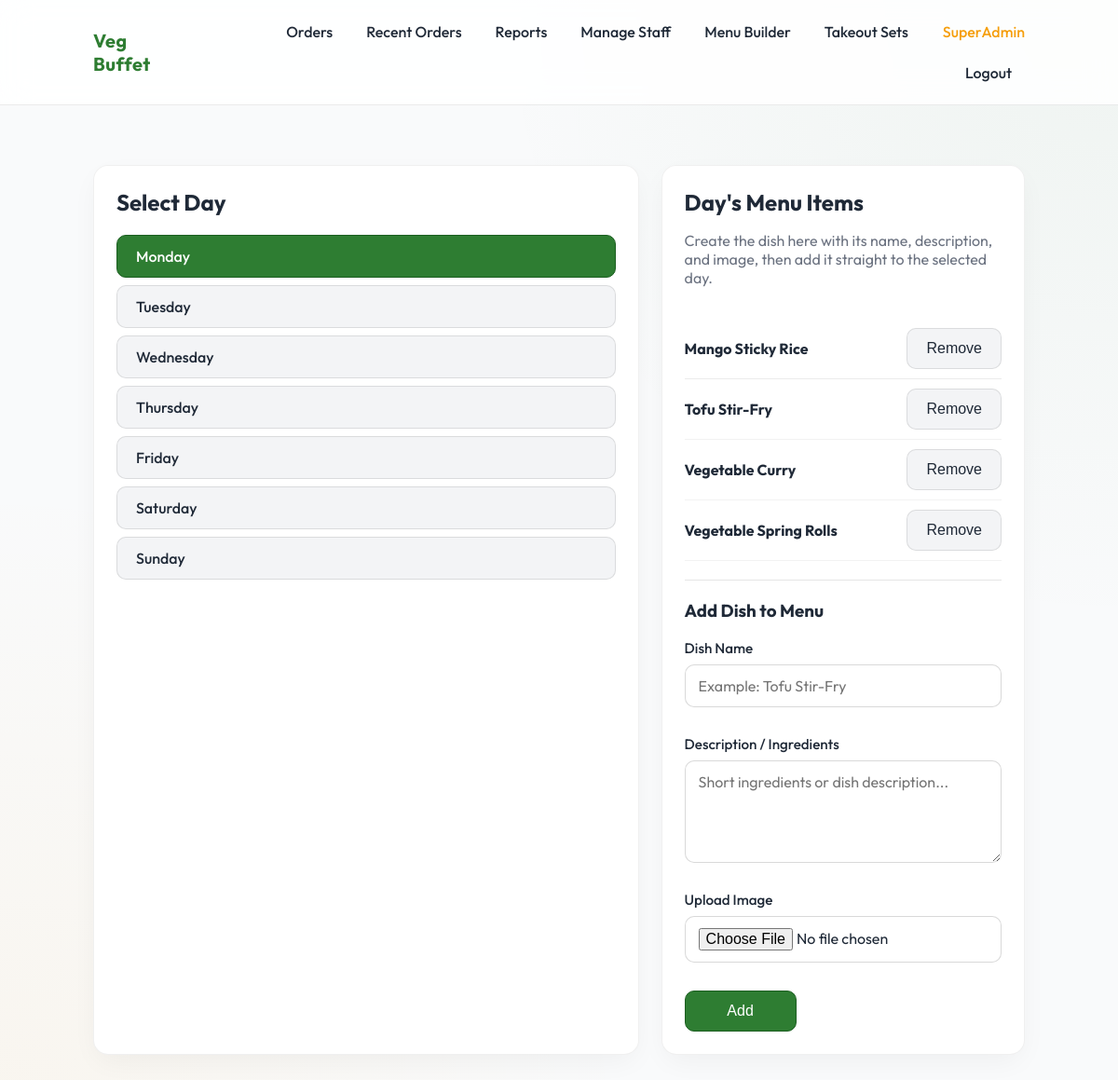
/admin/menu.php (signed in), run on an earlier commit of the app's database.
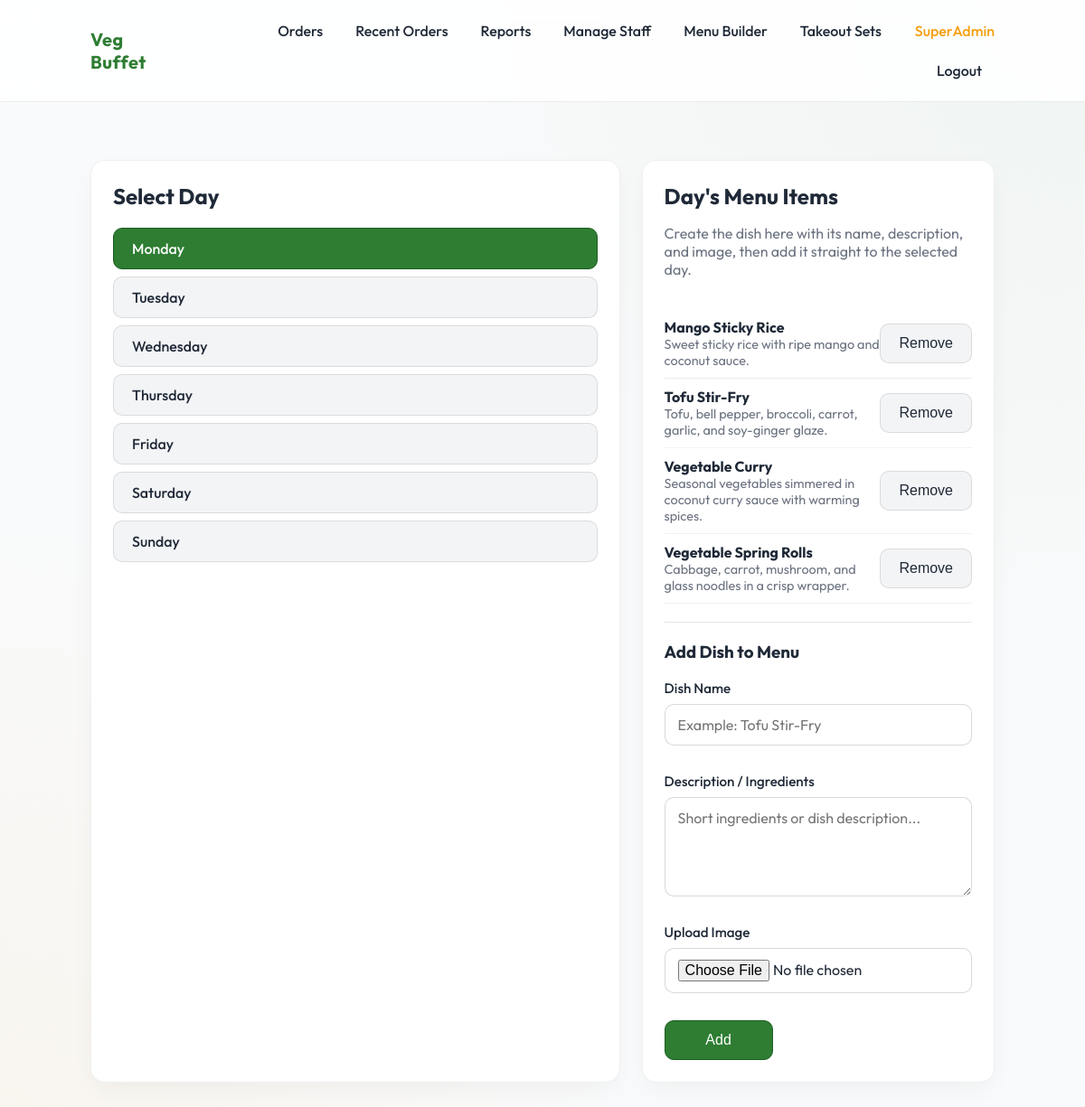
And on a later commit of the database.
### tables this page shows
create table if not exists DayMenuItem (
  dayMenuItemId int not null auto_increment,
  dayId int not null,
  dishId int not null,
  primary key (dayMenuItemId),
  unique key uq_day_dish (dayId, dishId),
  key idx_daymenu_day (dayId),
  key idx_daymenu_dish (dishId),
  constraint fk_daymenu_day
    foreign key (dayId) references Day(dayId)
    on delete cascade
    on update cascade,
  constraint fk_daymenu_dish
    foreign key (dishId) references Dish(dishId)
    on delete restrict
    on update cascade
);

create table if not exists Dish (
  dishId int not null auto_increment,
  dishName varchar(255) not null,
  description text null,
  imageUrl varchar(2048) null,
  isActive boolean not null default 1,
  primary key (dishId),
  unique key uq_dish_name (dishName)
);

### web/lib/menu_catalog.php (called while the page is built, shortened)
<?php
function fetch_days(PDO $pdo): array {
  return $pdo->query('SELECT dayId, dayName, sortOrder FROM Day ORDER BY sortOrder')->fetchAll();
}
function fetch_day_menu_dishes(PDO $pdo, int $dayId): array {
  $stmt = $pdo->prepare(
    'SELECT
       dmi.dayMenuItemId,
       d.dishId,
       d.dishName,
       d.description,
       d.imageUrl
     FROM DayMenuItem dmi
     JOIN Dish d ON dmi.dishId = d.dishId
     WHERE dmi.dayId = ? AND d.isActive = 1
     ORDER BY d.dishName ASC'
  );
  $stmt->execute([$dayId]);
  return $stmt->fetchAll();
}

### web/admin/menu.php (the view, shortened to what this page needs)
<?php
require_once __DIR__ . '/../lib/layout.php';
require_once __DIR__ . '/../lib/menu_catalog.php';
$pdo = db();
$days = fetch_days($pdo);
$dayId = (int)($_GET['day'] ?? ($days[0]['dayId'] ?? 0));
$menuItems = $dayId > 0 ? fetch_day_menu_dishes($pdo, $dayId) : [];
?>
<div class="grid">
  <aside class="card">
    <h2 class="section-title">Select Day</h2>
    <div class="sidebar-list">
      <?php foreach ($days as $d): ?>
        <a href="?day=<?= $d['dayId'] ?>" class="btn btn-justify-start <?= ($d['dayId']==$dayId) ? 'btn-primary' : '' ?>">
          <?= h($d['dayName']) ?>
        </a>
      <?php endforeach; ?>
    </div>
  </aside>
  <section class="card">
    <div class="section-header">
      <div>
        <h2 class="section-title">Day's Menu Items</h2>
        <p class="muted">Create the dish here with its name, description, and image, then add it straight to the selected day.</p>
      </div>
    </div>
    <?php if (!$menuItems): ?>
      <p class="muted">No dishes scheduled.</p>
    <?php else: ?>
      <div class="table-shell">
        <table class="table table-compact">
          <?php foreach ($menuItems as $item): ?>
            <tr>
              <td>
                <strong><?= h($item['dishName']) ?></strong>
                <?php if (!empty($item['description'])): ?>
                  <div class="muted text-sm"><?= h($item['description']) ?></div>
                <?php endif; ?>
              </td>
              <td class="align-right">
                <form method="post" class="form-inline">
                  <button type="submit" class="btn">Remove</button>
                </form>
              </td>
            </tr>
          <?php endforeach; ?>
        </table>
      </div>
    <?php endif; ?>
    <hr class="rule" />
    <h3 class="section-title">Add Dish to Menu</h3>
    <form method="post" enctype="multipart/form-data" class="admin-simple-form">
      <div class="field">
        <label>Dish Name</label>
        <input type="text" name="dishName" required placeholder="Example: Tofu Stir-Fry" />
      </div>
      <div class="field">
        <label>Description / Ingredients</label>
        <textarea name="description" rows="4" required placeholder="Short ingredients or dish description..."></textarea>
      </div>
      <div class="field">
        <label>Upload Image</label>
        <input type="file" name="image" accept="image/*" />
      </div>
      <button type="submit" class="btn btn-primary admin-form-submit">Add</button>
    </form>
  </section>
</div>

What changed in the data, as far as the page shows it:
changed through a linked row, daymenuitem "Mango Sticky Rice": dishId.description (not shown) → "Sweet sticky rice with ripe mango and coconut sauce."
changed through a linked row, daymenuitem "Tofu Stir-Fry": dishId.description (not shown) → "Tofu, bell pepper, broccoli, carrot, garlic, and soy-ginger glaze."
changed through a linked row, daymenuitem "Vegetable Curry": dishId.description (not shown) → "Seasonal vegetables simmered in coconut curry sauce with warming spices."
changed through a linked row, daymenuitem "Vegetable Spring Rolls": dishId.description (not shown) → "Cabbage, carrot, mushroom, and glass noodles in a crisp wrapper."
